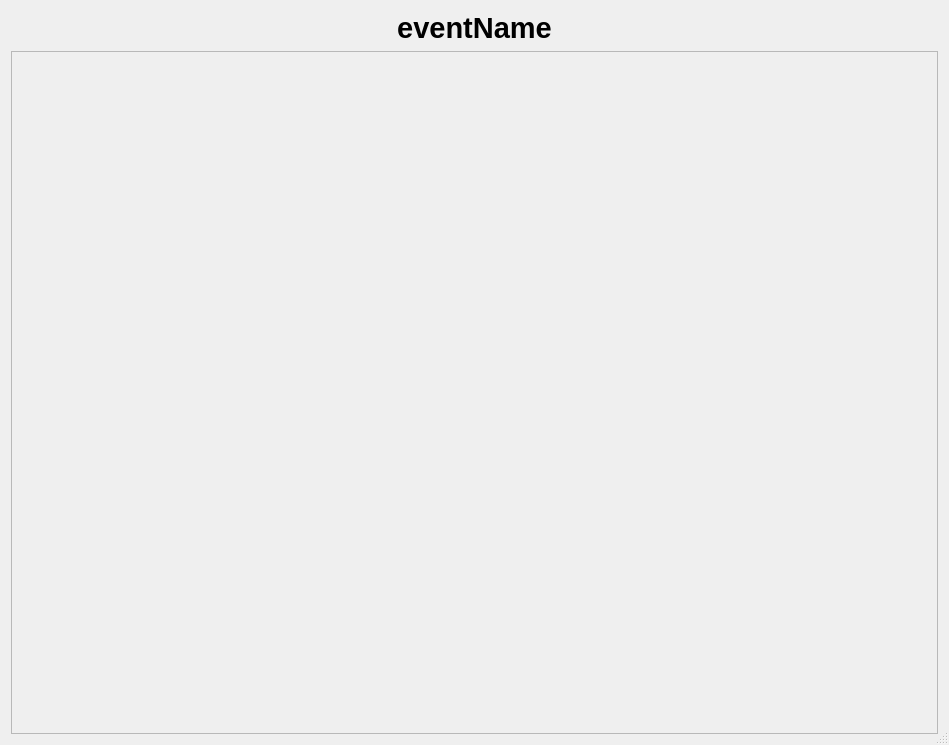
<?xml version="1.0" encoding="UTF-8"?>
<ui version="4.0">
 <class>DepartureDialog</class>
 <widget class="QDialog" name="DepartureDialog">
  <property name="geometry">
   <rect>
    <x>0</x>
    <y>0</y>
    <width>949</width>
    <height>745</height>
   </rect>
  </property>
  <property name="windowTitle">
   <string>Dialog</string>
  </property>
  <property name="sizeGripEnabled">
   <bool>true</bool>
  </property>
  <property name="modal">
   <bool>true</bool>
  </property>
  <layout class="QGridLayout" name="gridLayout">
   <item row="0" column="0">
    <widget class="QLabel" name="eventName">
     <property name="font">
      <font>
       <pointsize>22</pointsize>
       <bold>true</bold>
      </font>
     </property>
     <property name="text">
      <string>eventName</string>
     </property>
     <property name="alignment">
      <set>Qt::AlignCenter</set>
     </property>
    </widget>
   </item>
   <item row="1" column="0">
    <widget class="QScrollArea" name="materials">
     <property name="sizeAdjustPolicy">
      <enum>QAbstractScrollArea::AdjustToContents</enum>
     </property>
     <property name="widgetResizable">
      <bool>true</bool>
     </property>
     <widget class="QWidget" name="list">
      <property name="geometry">
       <rect>
        <x>0</x>
        <y>0</y>
        <width>929</width>
        <height>681</height>
       </rect>
      </property>
      <layout class="QGridLayout" name="gridLayout_2">
       <item row="0" column="0">
        <layout class="QVBoxLayout" name="listLayout">
         <property name="sizeConstraint">
          <enum>QLayout::SetDefaultConstraint</enum>
         </property>
        </layout>
       </item>
      </layout>
     </widget>
    </widget>
   </item>
  </layout>
 </widget>
 <resources/>
 <connections/>
</ui>
